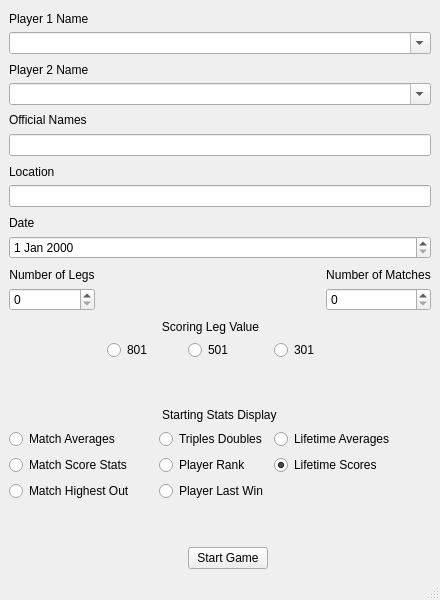
<?xml version="1.0" encoding="UTF-8"?>
<ui version="4.0">
 <class>StartGameConfiguration</class>
 <widget class="QMainWindow" name="StartGameConfiguration">
  <property name="geometry">
   <rect>
    <x>0</x>
    <y>0</y>
    <width>400</width>
    <height>600</height>
   </rect>
  </property>
  <property name="windowTitle">
   <string>Start Game Configuration</string>
  </property>
  <widget class="QWidget" name="centralwidget">
   <layout class="QGridLayout" name="gridLayout">
    <item row="3" column="0" colspan="7">
     <widget class="QComboBox" name="player_two_combo_box">
      <property name="editable">
       <bool>true</bool>
      </property>
     </widget>
    </item>
    <item row="4" column="0" colspan="3">
     <widget class="QLabel" name="label_9">
      <property name="text">
       <string>Official Names</string>
      </property>
     </widget>
    </item>
    <item row="17" column="5" colspan="2">
     <widget class="QRadioButton" name="lifetime_averages_radio_button">
      <property name="text">
       <string>Lifetime Averages</string>
      </property>
     </widget>
    </item>
    <item row="5" column="0" colspan="7">
     <widget class="QLineEdit" name="official_names_line_edit"/>
    </item>
    <item row="17" column="3" colspan="2">
     <widget class="QRadioButton" name="triples_doubles_radio_button">
      <property name="text">
       <string>Triples Doubles</string>
      </property>
     </widget>
    </item>
    <item row="9" column="0" colspan="7">
     <widget class="QDateEdit" name="date_edit"/>
    </item>
    <item row="18" column="5" colspan="2">
     <widget class="QRadioButton" name="lifetime_scores_radio_button">
      <property name="text">
       <string>Lifetime Scores</string>
      </property>
      <property name="checked">
       <bool>true</bool>
      </property>
     </widget>
    </item>
    <item row="15" column="0" colspan="7" alignment="Qt::AlignHCenter">
     <widget class="QLabel" name="label_7">
      <property name="text">
       <string>Starting Stats Display</string>
      </property>
     </widget>
    </item>
    <item row="13" column="4">
     <widget class="QRadioButton" name="leg_value_501_radio_button">
      <property name="text">
       <string>501</string>
      </property>
     </widget>
    </item>
    <item row="12" column="1" colspan="5">
     <widget class="QLabel" name="label_6">
      <property name="text">
       <string>Scoring Leg Value</string>
      </property>
      <property name="alignment">
       <set>Qt::AlignBottom|Qt::AlignHCenter</set>
      </property>
     </widget>
    </item>
    <item row="19" column="0" colspan="3">
     <widget class="QRadioButton" name="match_highest_out_radio_button">
      <property name="text">
       <string>Match Highest Out</string>
      </property>
     </widget>
    </item>
    <item row="21" column="4">
     <widget class="QPushButton" name="start_game_button">
      <property name="text">
       <string>Start Game</string>
      </property>
     </widget>
    </item>
    <item row="2" column="0" colspan="3">
     <widget class="QLabel" name="label_2">
      <property name="text">
       <string>Player 2 Name</string>
      </property>
      <property name="alignment">
       <set>Qt::AlignBottom|Qt::AlignLeading|Qt::AlignLeft</set>
      </property>
     </widget>
    </item>
    <item row="20" column="4">
     <spacer name="verticalSpacer">
      <property name="orientation">
       <enum>Qt::Vertical</enum>
      </property>
      <property name="sizeType">
       <enum>QSizePolicy::Fixed</enum>
      </property>
      <property name="sizeHint" stdset="0">
       <size>
        <width>20</width>
        <height>40</height>
       </size>
      </property>
     </spacer>
    </item>
    <item row="11" column="6">
     <widget class="QSpinBox" name="number_of_sets_spin_box"/>
    </item>
    <item row="18" column="0" colspan="3">
     <widget class="QRadioButton" name="match_score_stats_radio_button">
      <property name="text">
       <string>Match Score Stats</string>
      </property>
     </widget>
    </item>
    <item row="11" column="0">
     <widget class="QSpinBox" name="number_of_legs_spin_box"/>
    </item>
    <item row="19" column="3" colspan="2">
     <widget class="QRadioButton" name="player_last_win_radio_button">
      <property name="text">
       <string>Player Last Win</string>
      </property>
     </widget>
    </item>
    <item row="1" column="0" colspan="7">
     <widget class="QComboBox" name="player_one_combo_box">
      <property name="editable">
       <bool>true</bool>
      </property>
     </widget>
    </item>
    <item row="18" column="3" colspan="2">
     <widget class="QRadioButton" name="player_rank_radio_button">
      <property name="text">
       <string>Player Rank</string>
      </property>
     </widget>
    </item>
    <item row="13" column="5">
     <widget class="QRadioButton" name="leg_value_301_radio_button">
      <property name="text">
       <string>301</string>
      </property>
     </widget>
    </item>
    <item row="8" column="0">
     <widget class="QLabel" name="label_8">
      <property name="text">
       <string>Date</string>
      </property>
      <property name="alignment">
       <set>Qt::AlignBottom|Qt::AlignLeading|Qt::AlignLeft</set>
      </property>
     </widget>
    </item>
    <item row="0" column="0" colspan="3">
     <widget class="QLabel" name="label">
      <property name="text">
       <string>Player 1 Name</string>
      </property>
      <property name="alignment">
       <set>Qt::AlignBottom|Qt::AlignLeading|Qt::AlignLeft</set>
      </property>
     </widget>
    </item>
    <item row="17" column="0" colspan="3">
     <widget class="QRadioButton" name="match_averages_radio_button">
      <property name="text">
       <string>Match Averages</string>
      </property>
     </widget>
    </item>
    <item row="10" column="6">
     <widget class="QLabel" name="label_5">
      <property name="text">
       <string>Number of Matches</string>
      </property>
      <property name="alignment">
       <set>Qt::AlignBottom|Qt::AlignHCenter</set>
      </property>
     </widget>
    </item>
    <item row="6" column="0" colspan="2">
     <widget class="QLabel" name="label_3">
      <property name="text">
       <string>Location</string>
      </property>
      <property name="alignment">
       <set>Qt::AlignBottom|Qt::AlignLeading|Qt::AlignLeft</set>
      </property>
     </widget>
    </item>
    <item row="7" column="0" colspan="7">
     <widget class="QLineEdit" name="location_line_edit"/>
    </item>
    <item row="13" column="2">
     <widget class="QRadioButton" name="leg_value_801_radio_button">
      <property name="text">
       <string>801</string>
      </property>
     </widget>
    </item>
    <item row="10" column="0">
     <widget class="QLabel" name="label_4">
      <property name="text">
       <string>Number of Legs</string>
      </property>
      <property name="alignment">
       <set>Qt::AlignBottom|Qt::AlignHCenter</set>
      </property>
     </widget>
    </item>
    <item row="14" column="0">
     <spacer name="verticalSpacer_2">
      <property name="orientation">
       <enum>Qt::Vertical</enum>
      </property>
      <property name="sizeType">
       <enum>QSizePolicy::Fixed</enum>
      </property>
      <property name="sizeHint" stdset="0">
       <size>
        <width>20</width>
        <height>40</height>
       </size>
      </property>
     </spacer>
    </item>
   </layout>
  </widget>
  <widget class="QMenuBar" name="menubar">
   <property name="geometry">
    <rect>
     <x>0</x>
     <y>0</y>
     <width>400</width>
     <height>21</height>
    </rect>
   </property>
  </widget>
  <widget class="QStatusBar" name="statusbar"/>
 </widget>
 <tabstops>
  <tabstop>location_line_edit</tabstop>
  <tabstop>date_edit</tabstop>
  <tabstop>number_of_legs_spin_box</tabstop>
  <tabstop>number_of_sets_spin_box</tabstop>
  <tabstop>leg_value_801_radio_button</tabstop>
  <tabstop>leg_value_501_radio_button</tabstop>
 </tabstops>
 <resources/>
 <connections/>
</ui>
